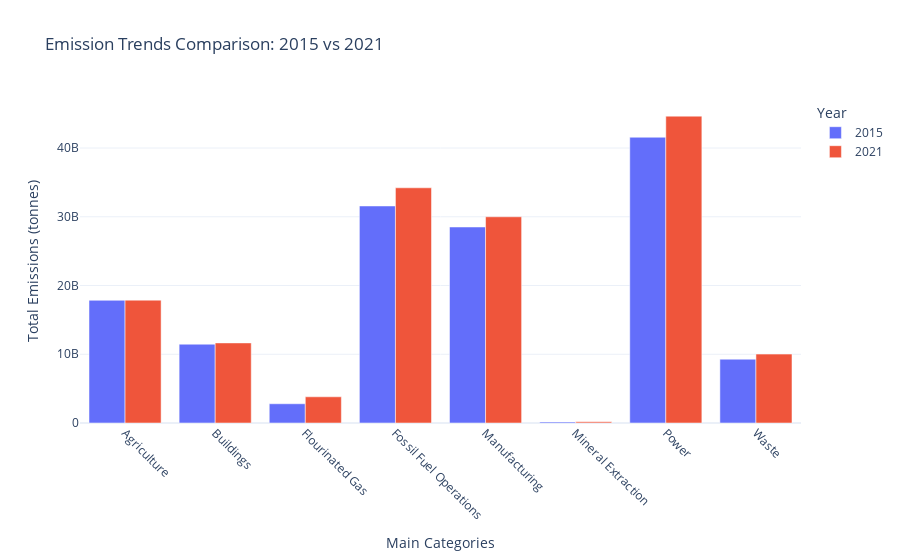

The cell this chart's notebook holds for it:
### Code cell
try:
    # Load the dataset
    df = pd.read_csv(file_path, low_memory=False)

    # Ensure 'emissions_quantity' is numeric and filter non-null values
    df['emissions_quantity'] = pd.to_numeric(df['emissions_quantity'], errors='coerce')
    df['start_time'] = pd.to_datetime(df['start_time'], errors='coerce')

    # Filter non-null emissions and valid dates
    filtered_df = df[df['emissions_quantity'].notnull() & df['start_time'].notnull()].copy()

    # Extract year from 'start_time'
    filtered_df['year'] = filtered_df['start_time'].dt.year

    # Map subcategories to main categories
    subcategory_to_category = {sub: cat for cat, sublist in categories.items() for sub in sublist}
    filtered_df['main_category'] = filtered_df['original_inventory_sector'].map(subcategory_to_category)

    # Drop rows with unmapped categories and zero emissions
    filtered_df = filtered_df[filtered_df['main_category'].notnull() & (filtered_df['emissions_quantity'] > 0)]

    # Filter data for 2015 and 2021
    comparison_df = filtered_df[filtered_df['year'].isin([2015, 2021])]

    # Group by year and main category
    comparison_trends = comparison_df.groupby(['year', 'main_category'])['emissions_quantity'].sum().unstack()

    # Create a bar chart for trends comparison
    fig = go.Figure()

    for year in [2015, 2021]:
        fig.add_trace(go.Bar(
            x=comparison_trends.columns,
            y=comparison_trends.loc[year],
            name=str(year)
        ))

    # Update layout for better readability
    fig.update_layout(
        title='Emission Trends Comparison: 2015 vs 2021',
        xaxis_title='Main Categories',
        yaxis_title='Total Emissions (tonnes)',
        barmode='group',
        template='plotly_white',
        hovermode='x unified',
        legend_title_text='Year',
        xaxis_tickangle=45
    )

    # Save the plot as HTML
    output_html_file = "/Users/nehanavarkar/Desktop/emission_trends_comparison_2015_2021.html"
    pio.write_html(fig, output_html_file)
    print(f"Plot saved as HTML: {output_html_file}")

    # Show the plot
    fig.show()

except Exception as e:
    print(f"An error occurred: {e}")

### Figure 1 — Plotly figure (JSON) as saved in the notebook; plotly's stock layout.template omitted (floating-point values rounded to 4 significant figures)
{"data": [{"name": "2015", "type": "bar", "x": ["Agriculture", "Buildings", "Flourinated Gas", "Fossil Fuel Operations", "Manufacturing", "Mineral Extraction", "Power", "Waste"], "y": [17850000000.0, 11460000000.0, 2800000000.0, 31570000000.0, 28510000000.0, 154637493, 41570000000.0, 9281000000.0]}, {"name": "2021", "type": "bar", "x": ["Agriculture", "Buildings", "Flourinated Gas", "Fossil Fuel Operations", "Manufacturing", "Mineral Extraction", "Power", "Waste"], "y": [17870000000.0, 11650000000.0, 3810000000.0, 34210000000.0, 30000000000.0, 167800000.0, 44630000000.0, 10020000000.0]}], "layout": {"autosize": true, "barmode": "group", "hovermode": "x unified", "legend": {"title": {"text": "Year"}}, "title": {"text": "Emission Trends Comparison: 2015 vs 2021"}, "xaxis": {"autorange": true, "range": [-0.5, 7.5], "tickangle": 45, "title": {"text": "Main Categories"}, "type": "category"}, "yaxis": {"autorange": true, "range": [0, 46980000000.0], "title": {"text": "Total Emissions (tonnes)"}, "type": "linear"}}}
